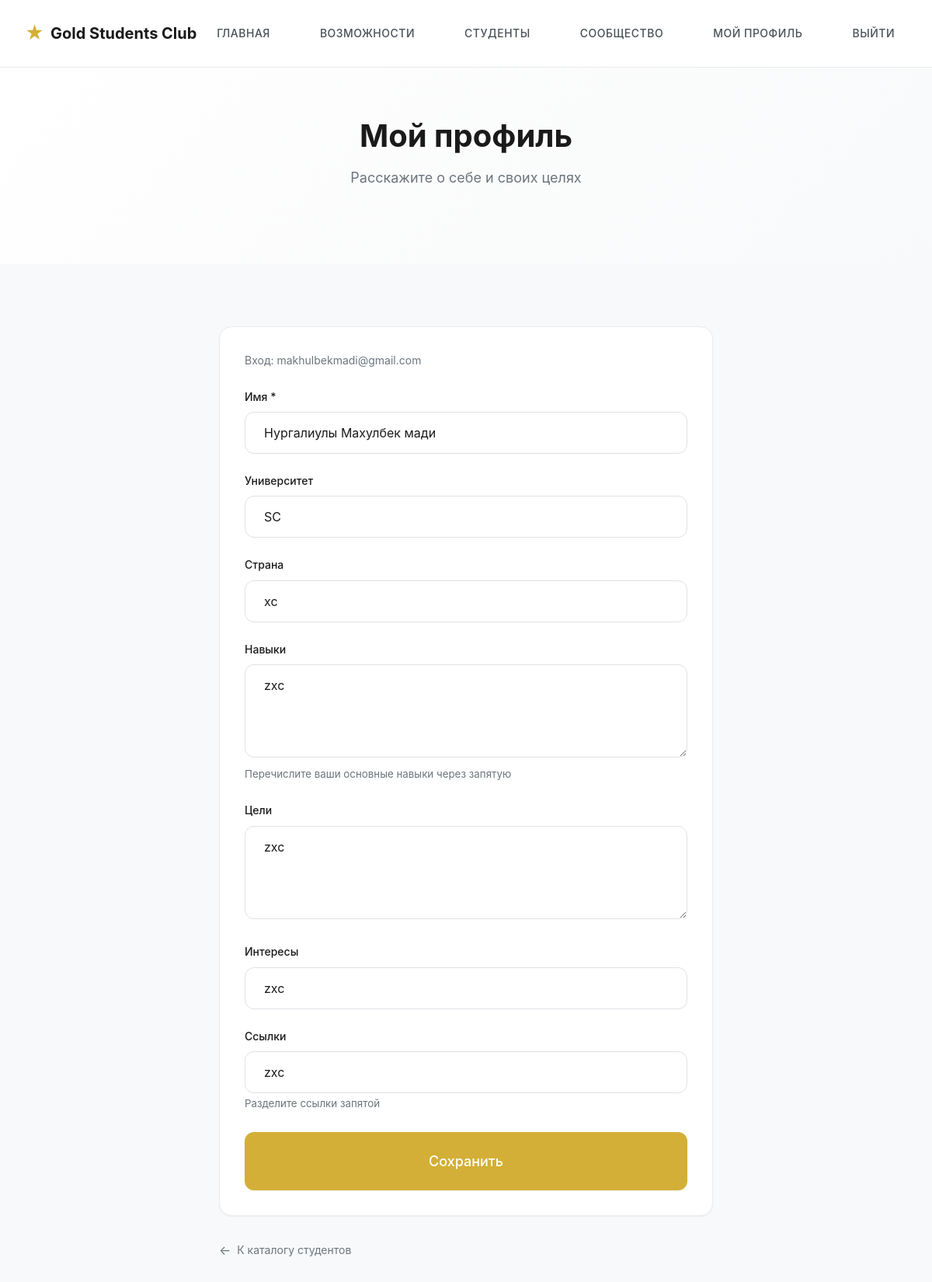
The app's page /profile (signed in), older data.
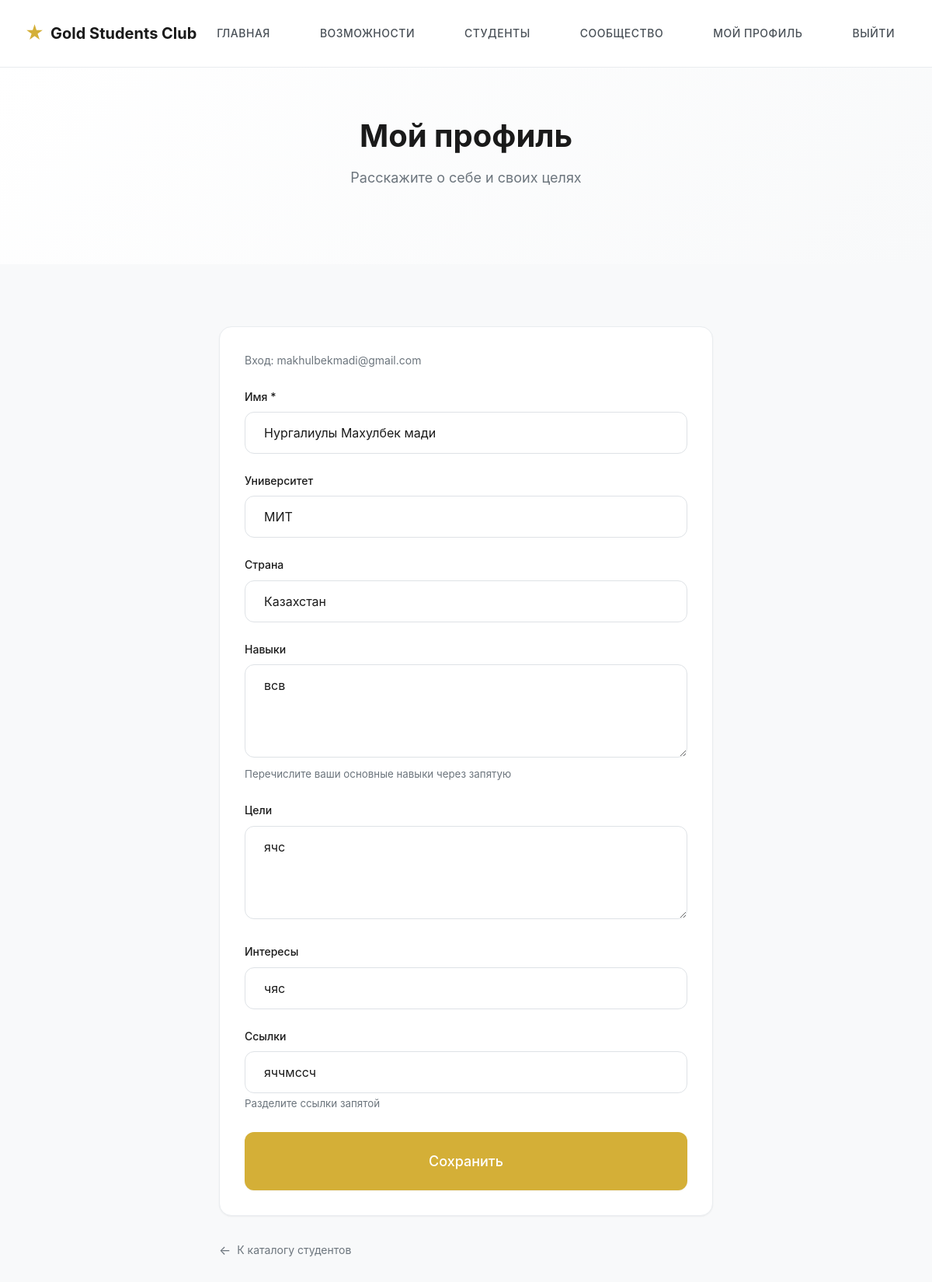
The same page, newer data.
### app.py (models this page shows, shortened)
class User(UserMixin, db.Model):
    id = db.Column(db.Integer, primary_key=True)
    email = db.Column(db.String(120), unique=True, nullable=False, index=True)
    password_hash = db.Column(db.String(255), nullable=True)  # nullable для старых записей
    name = db.Column(db.String(100), nullable=False)
    university = db.Column(db.String(100))
    country = db.Column(db.String(100))
    skills = db.Column(db.Text)
    goals = db.Column(db.Text)
    interests = db.Column(db.Text)
    links = db.Column(db.Text)
    status = db.Column(db.String(20), default="pending")
    role = db.Column(db.String(20), default="user")  # user, moderator, admin
    created_at = db.Column(db.DateTime, default=datetime.utcnow)
    updated_at = db.Column(db.DateTime, default=datetime.utcnow, onupdate=datetime.utcnow)

### app.py (the view, shortened to what this page needs)
@app.route("/profile", methods=["GET", "POST"])
@login_required
def profile():
    user = current_user
    return render_template("profile.html", user=user)

### app.py (called while the page is built)
@login_manager.user_loader
def load_user(user_id):
    return User.query.get(int(user_id))

### templates/profile.html (shortened to what this page needs)
{% extends "base.html" %}
{% block content %}
    <div class="page-header">
        <h1>Мой профиль</h1>
        <p class="subtitle">Расскажите о себе и своих целях</p>
    </div>
    <div class="container-narrow">
        <div class="card">
            <p class="text-muted mb-3" style="font-size: var(--font-size-sm);">Вход: {{ user.email }}</p>
            <form method="post">
                <div class="form-group">
                    <label class="form-label">Имя *</label>
                    <input type="text" name="name" class="form-control"
                           placeholder="Ваше имя"
                           value="{% if user %}{{ user.name }}{% endif %}"
                           required>
                </div>
                <div class="form-group">
                    <label class="form-label">Университет</label>
                    <input type="text" name="university" class="form-control"
                           placeholder="Название университета"
                           value="{% if user %}{{ user.university or '' }}{% endif %}">
                </div>
                <div class="form-group">
                    <label class="form-label">Страна</label>
                    <input type="text" name="country" class="form-control"
                           placeholder="Страна обучения"
                           value="{% if user %}{{ user.country or '' }}{% endif %}">
                </div>
                <div class="form-group">
                    <label class="form-label">Навыки</label>
                    <textarea name="skills" class="form-control" placeholder="Python, Machine Learning, Research, Design...">{% if user %}{{ user.skills or '' }}{% endif %}</textarea>
                    <small class="text-muted">Перечислите ваши основные навыки через запятую</small>
                </div>
                <div class="form-group">
                    <label class="form-label">Цели</label>
                    <textarea name="goals" class="form-control" placeholder="Опишите ваши профессиональные и академические цели">{% if user %}{{ user.goals or '' }}{% endif %}</textarea>
                </div>
                <div class="form-group">
                    <label class="form-label">Интересы</label>
                    <input type="text" name="interests" class="form-control"
                           placeholder="AI, Research, Entrepreneurship..."
                           value="{% if user %}{{ user.interests or '' }}{% endif %}">
                </div>
                <div class="form-group">
                    <label class="form-label">Ссылки</label>
                    <input type="text" name="links" class="form-control"
                           placeholder="LinkedIn, GitHub, Portfolio..."
                           value="{% if user %}{{ user.links or '' }}{% endif %}">
                    <small class="text-muted">Разделите ссылки запятой</small>
                </div>
                <button type="submit" class="btn btn-primary btn-block btn-lg">Сохранить</button>
            </form>
        </div>
        <a href="{{ url_for('profiles') }}" class="back-link">К каталогу студентов</a>
    </div>
{% endblock %}

Row changes from the older to the newer data that the page shows:
changed User "makhulbekmadi@gmail.com": university "SC" → "МИТ"; country "xc" → "Казахстан"; skills "zxc" → "всв"; goals "zxc" → "ячс"; interests "zxc" → "чяс"; links "zxc" → "яччмссч"
